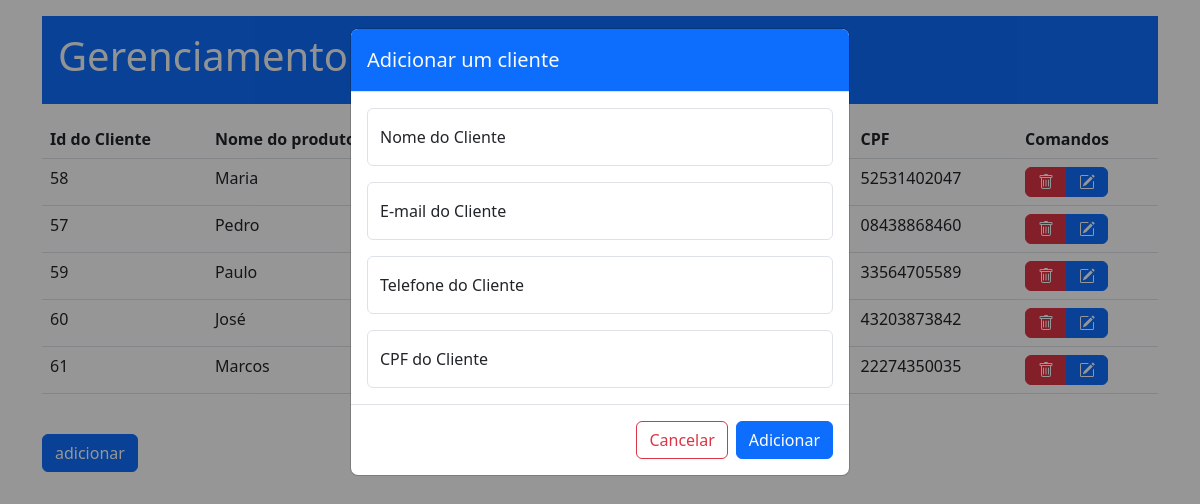
The app's page /clientes/index.php?type=create, older data.
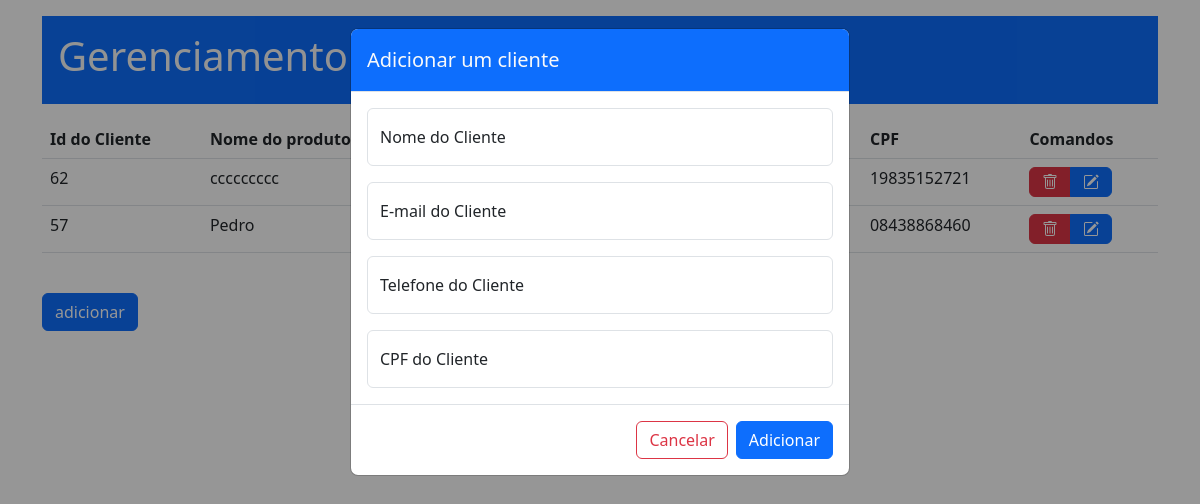
The same page, newer data.
### tables this page shows
CREATE TABLE `client` (
  `Id_Client` int NOT NULL AUTO_INCREMENT,
  `Name` varchar(100) DEFAULT NULL,
  `Email` varchar(50) DEFAULT NULL,
  `TelPhone` varchar(11) DEFAULT NULL,
  `Cpf` varchar(11) DEFAULT NULL,
  PRIMARY KEY (`Id_Client`)
);

### clientes/App/Model/Connect.php (called while the page is built, shortened)
<?php
class Connect{
    private static $instance;
    public static function getConn(){
        if(!isset(self::$instance)){
            self::$instance = new \PDO('mysql:host=localhost;dbname=client;charset=utf8','root','');
        }
        return self::$instance;
    }
}

### clientes/App/Model/clientDao.php (called while the page is built, shortened)
<?php
class ClientDao{
    public function read($id){
        if($id == ""){
            $sql = "SELECT *
                    FROM client";
        } else {
            $sql = "SELECT *
                    FROM client
                    WHERE Id_Client = $id";
        }
        $select = Connect::getConn()->prepare($sql);
        $select->execute();
        if($select->rowCount() > 0){
            $resultado = $select->fetchAll(\PDO::FETCH_ASSOC);
            return $resultado;
        } else {
            return [];
        }
    }
}

### clientes/App/Controller/Pages/Home.php (the view, shortened to what the changed rows need)
<?php
class Home extends Page{
    public static function getHome(){
        $clientDao = new ClientDao();
        $lineClient = '';
        foreach($clientDao->read('') as $client){
            $lineClient .= "<tr>
                                <td>{$client['Id_Client']}</td>
                                <td>{$client['Name']}</td>
                                <td>{$client['Email']}</td>
                                <td>{$client['TelPhone']}</td>
                                <td>{$client['Cpf']}</td>
                                <td>
                                    <div class='btn-group' role='group' aria-label='Basic mixed styles example'>
                                    <a class='btn btn-danger' href='index.php?type=delete&id={$client['Id_Client']}' data-toggle='tooltip' title='Deletar'>
                                        <svg xmlns='http://www.w3.org/2000/svg' width='16' height='16' fill='currentColor' class='bi bi-trash' viewBox='0 0 16 16'>
                                            <path d='M5.5 5.5A.5.5 0 0 1 6 6v6a.5.5 0 0 1-1 0V6a.5.5 0 0 1 .5-.5Zm2.5 0a.5.5 0 0 1 .5.5v6a.5.5 0 0 1-1 0V6a.5.5 0 0 1 .5-.5Zm3 .5a.5.5 0 0 0-1 0v6a.5.5 0 0 0 1 0V6Z'/>
                                            <path d='M14.5 3a1 1 0 0 1-1 1H13v9a2 2 0 0 1-2 2H5a2 2 0 0 1-2-2V4h-.5a1 1 0 0 1-1-1V2a1 1 0 0 1 1-1H6a1 1 0 0 1 1-1h2a1 1 0 0 1 1 1h3.5a1 1 0 0 1 1 1v1ZM4.118 4 4 4.059V13a1 1 0 0 0 1 1h6a1 1 0 0 0 1-1V4.059L11.882 4H4.118ZM2.5 3h11V2h-11v1Z'/>
                                        </svg>
                                    </a>
                                    <a class='btn btn-primary' href='index.php?type=update&id={$client['Id_Client']}'  data-toggle='tooltip' title='Editar'>
                                        <svg xmlns='http://www.w3.org/2000/svg' width='16' height='16' fill='currentColor' class='bi bi-pencil-square' viewBox='0 0 16 16'>
                                            <path d='M15.502 1.94a.5.5 0 0 1 0 .706L14.459 3.69l-2-2L13.502.646a.5.5 0 0 1 .707 0l1.293 1.293zm-1.75 2.456-2-2L4.939 9.21a.5.5 0 0 0-.121.196l-.805 2.414a.25.25 0 0 0 .316.316l2.414-.805a.5.5 0 0 0 .196-.12l6.813-6.814z'/>
                                            <path fill-rule='evenodd' d='M1 13.5A1.5 1.5 0 0 0 2.5 15h11a1.5 1.5 0 0 0 1.5-1.5v-6a.5.5 0 0 0-1 0v6a.5.5 0 0 1-.5.5h-11a.5.5 0 0 1-.5-.5v-11a.5.5 0 0 1 .5-.5H9a.5.5 0 0 0 0-1H2.5A1.5 1.5 0 0 0 1 2.5v11z'/>
                                        </svg>
                                    </a>
                                </div>
                                </td>
                            </tr>";
        }
        $content = View::render('pages/home',[
            'lineClient' => $lineClient,
        ]);
                    ?>
                    <?php
        return parent::getPage($content, 'Gerenciamento de Clientes');
    }
}

Row changes from the older to the newer data that the page shows:
removed client: Id_Client "58", Name "Maria", Cpf "52531402047"
removed client: Id_Client "59", Name "Paulo", Cpf "33564705589"
removed client: Id_Client "60", Name "José", Cpf "43203873842"
removed client: Id_Client "61", Name "Marcos", Cpf "22274350035"
added client: Id_Client "62", Name "ccccccccc", Cpf "19835152721"
